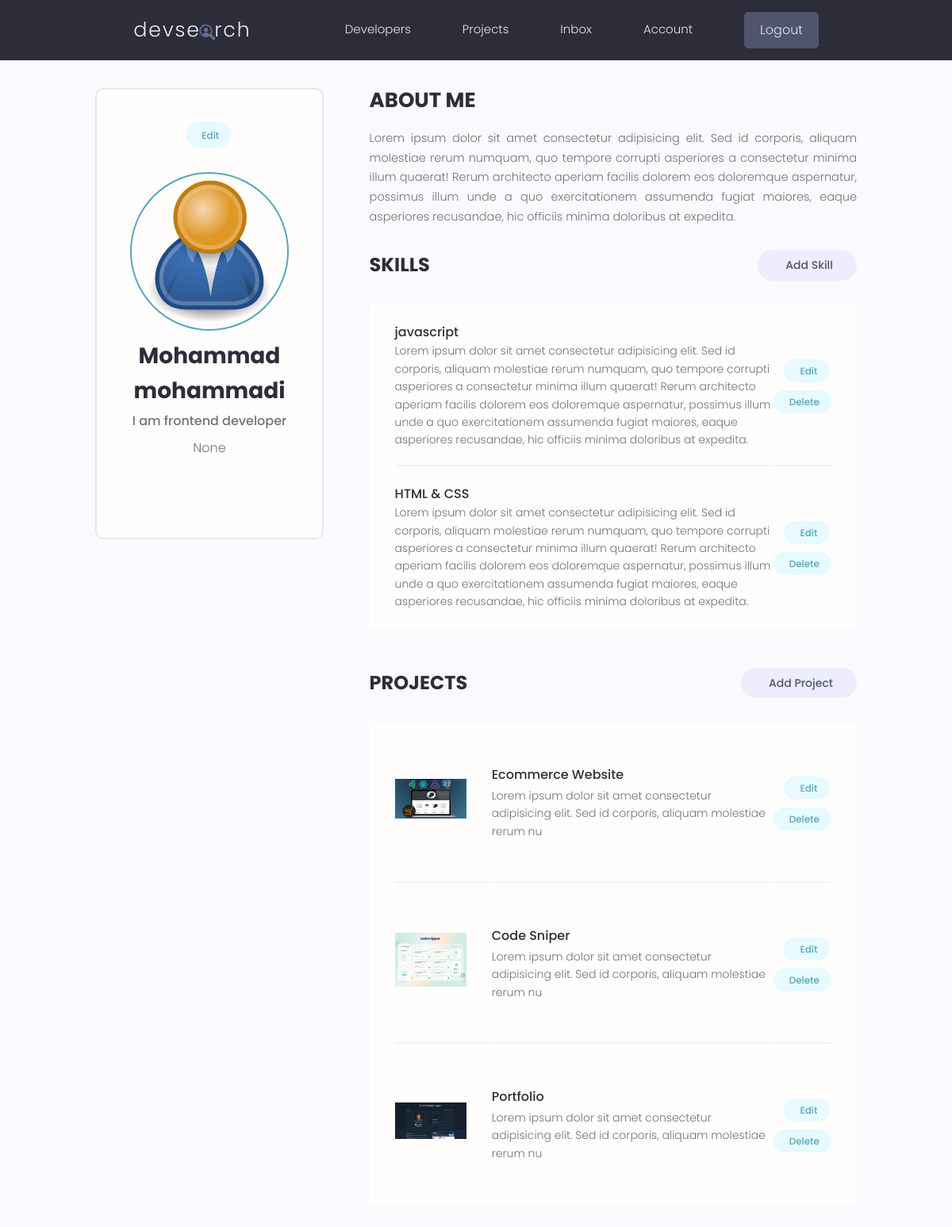
/account/ (signed in), run on the app's committed database.
### users/models.py (models this page shows, shortened)
class Profile(models.Model):
    id=models.UUIDField(default=uuid.uuid4, primary_key=True, editable=False, unique=True)
    user=models.OneToOneField(User, on_delete=models.CASCADE)
    short_intro=models.CharField(max_length=200, null=True, blank=True, default='')
    bio=models.TextField(null=True, blank=True, default='')
    location=models.CharField(max_length=100, null=True, blank=True, default='')
    profile_image=models.ImageField(upload_to='profiles/', null=True, blank=True,
		default='profiles/user-default.png')
    social_github=models.CharField(max_length=250, null=True, blank=True)
    social_twitter=models.CharField(max_length=250, null=True, blank=True)
    social_linkedin=models.CharField(max_length=250, null=True, blank=True)
    social_youtube=models.CharField(max_length=250, null=True, blank=True)
    social_website=models.CharField(max_length=250, null=True, blank=True)
    created=models.DateTimeField(auto_now_add=True)
    class Meta:
        ordering=['created']
        indexes=[models.Index(fields=['id'])]

class Skill(models.Model):
    id=models.UUIDField(default=uuid.uuid4, primary_key=True, editable=False, unique=True)
    name=models.CharField(max_length=200)
    description=models.TextField(null=True, blank=True)
    owner=models.ForeignKey(Profile, on_delete=models.CASCADE)

### projects/models.py (models this page shows, shortened)
class Project(models.Model):
    id=models.UUIDField(default=uuid4, primary_key=True, unique=True, editable=False)
    owner=models.ForeignKey(Profile, on_delete=models.SET_NULL, null=True, blank=True)
    title=models.CharField(max_length=200)
    description=models.TextField(null=True, blank=True)
    demo_link=models.CharField(max_length=200, null=True, blank=True)
    featured_image=models.ImageField(null=True, blank=True, default='default.jpg')
    source_link=models.CharField(max_length=250, null=True, blank=True)
    vote_total=models.IntegerField(default=0, null=True, blank=True)
    vote_ratio=models.IntegerField(default=0, null=True, blank=True)
    tags=models.ManyToManyField('Tag', blank=True)
    created=models.DateTimeField(auto_now_add=True)
    class Meta:
        ordering=['-vote_ratio','-vote_total','title']

### users/views.py (the view)
# urls.py: path('account/', views.user_account, name='user_account'),
@login_required(login_url='login_page')
def user_account(request):
    try:
        profile=Profile.objects.select_related('user').prefetch_related('skill_set').get(user_id=request.user.id)
    except Profile.DoesNotExist:
        raise Http404()
    context={'profile':profile}
    return render(request,'users/account.html', context)

### users/templates/users/account.html (shortened to what this page needs)
{% extends 'base.html' %}
{% block content %}
<main class="settingsPage profile my-md">
    <div class="container">
      <div class="layout">
        <div class="column column--1of3">
          <div class="card text-center">
            <div class="card__body dev">
              <a class="tag tag--pill tag--main settings__btn" href="{% url 'edit_account' %}"> Edit</a>
              <img class="avatar avatar--xl dev__avatar" src="{{profile.profile_image.url}}" />
              <h2 class="dev__name">{{profile.user.first_name}} {{profile.user.last_name}}</h2>
              <p class="dev__title">{{profile.short_intro}}</p>
              <p class="dev__location">{{profile.location}}</p>
            </div>
          </div>
        </div>
        <div class="column column--2of3">
          <div class="devInfo">
            <h3 class="devInfo__title">About Me</h3>
            <p class="devInfo__about">
             {{profile.bio}}
            </p>
          </div>
          <div class="settings">
            <h3 class="settings__title">Skills</h3>
            <a class="tag tag--pill tag--sub settings__btn tag--lg" href="{% url 'add_skill' %}"> Add Skill</a>
          </div>
          <table class="settings__table">
            {% for skill in profile.skill_set.all %}
            <tr>
              <td class="settings__tableInfo">
                <h4>{{skill.name}}</h4>
                {% if skill.description != None %}
                <p>
                  {{skill.description|linebreaksbr}}
                </p>
                {% endif %}
              </td>
              <td class="settings__tableActions">
                <a class="tag tag--pill tag--main settings__btn" href="{% url 'update_skill' skill.id %}"> Edit</a>
                <a class="tag tag--pill tag--main settings__btn" href="{% url 'delete_skill' skill.id %}">
                  Delete</a>
              </td>
              {% endfor %}
          </table>
          <div class="settings">
            <h3 class="settings__title">Projects</h3>
            <a class="tag tag--pill tag--sub settings__btn tag--lg" href="{% url 'create_project' %}"> Add Project</a>
          </div>
          {% if profile.project_set.all != None %}
          <table class="settings__table">
            {% for project in profile.project_set.all %}
            <tr>
              <td class="settings__thumbnail">
                <a href="{% url 'project' project.id %}"><img src="{{project.featured_image.url}}" alt="Project Thumbnail" /></a>
              </td>
              <td class="settings__tableInfo">
                <a href="{% url 'project' project.id %}">{{project.title}}</a>
                <p>
                  {{project.description|linebreaksbr |slice:100}}
                </p>
              </td>
              <td class="settings__tableActions">
                <a class="tag tag--pill tag--main settings__btn" href="{% url 'update_project' project.id %}"> Edit</a>
                <a class="tag tag--pill tag--main settings__btn" href="{% url 'delete_project' project.id %}">
                  Delete</a>
              </td>
            </tr>
            {% endfor %}
          </table>
          {% endif %}
        </div>
      </div>
    </div>
  </main>
{% endblock %}

### static/style/app.css (style rules this page uses)
:root { --color-sub: #2d2d39; }
.card { border: 2px solid var(--color-light); }
img { width: 100%; }
.profile .card > .dev { padding: 4rem; }
.dev__avatar { display: block; margin: auto; }
.dev__name { color: var(--color-sub); font-size: 2.8rem; font-weight: 700; margin-top: 1rem; margin-bottom: 0.5rem; }
.dev__title { font-size: 1.6rem; font-weight: 500; line-height: 1.3; }
.dev__location { margin-top: 1rem; }
.devInfo { margin-bottom: 3rem; }
.devInfo__title, .devInfo__subtitle { font-size: 2.6rem; color: var(--color-sub); text-transform: uppercase; font-weight: 700; margin-bottom: 1.5rem; }
.devInfo__about, .devSkill__info { font-size: 1.45rem; line-height: 1.7; text-align: justify; }
.settingsPage .dev > .settings__btn { display: inline-block; margin-bottom: 3rem; }
.settings { display: flex; justify-content: space-between; align-items: center; }
.settings__title { font-size: 2.4rem; text-transform: uppercase; font-weight: 700; color: var(--color-sub); }
.settings__table { margin-top: 3rem; margin-bottom: 5rem; padding: 0 3rem; background: var(--color-white); }
.settings__table tr { width: 100%; }
.settings__table tr > td { padding: 2rem 0; }
.settings__table tr:not(:last-child) td { border-bottom: 2px solid var(--color-white-light); }
.settings__thumbnail { width: 23%; min-width: 10rem; }
.settings__thumbnail img { padding-right: 3rem; height: 15rem; object-fit: contain; }
.settings__tableInfo { width: 100%; }
.settings__tableInfo h4, .settings__tableInfo a { padding-right: 1rem; width: auto; font-size: 1.6rem; font-weight: 500; color: var(--color-sub); }
.settings__tableInfo p { font-size: 1.4rem; }
.settings__tableActions { text-align: right; }

### static/uikit/styles/modules/_variables.css (style rules this page uses)
:root { --color-main: #5aa5b9; --color-main-light: #e6faff; --color-sub: #3f4156; --color-sub-light: #51546e; --color-sub-lighter: #ededfd; --color-text: #737373; --color-gray: #8b8b8b; --color-light: #e5e7eb; --color-light-gray: #767676; --color-bg: #f8fafd; --color-white: #fffefd; --color-white-light: #f3f3f3; --color-success: #359e64; --color-success-bg: #def8e8; --color-error: #fc4b0b; --color-error-bg: #fff2ee; --font-base: 'Poppins', arial, helvetica, 'Segoe UI', roboto, ubuntu, sans-serif; --font-monospace: 'Fira Code', 'Courier New', courier, monospace; --font-regular: 300; --font-medium: 500; --font-bold: 700; --generic-shadow: 1px 1px 5px #00000010; --generic-transition: all 0.3s ease-in-out; }

### static/uikit/styles/modules/_base.css (style rules this page uses)
* { margin: 0; padding: 0; box-sizing: border-box; text-rendering: optimizeLegibility; color: inherit; font-size: inherit; }
html { font-size: 50%; }
@media only screen and (min-width: 480px) { html { font-size: 56.25%; } }
@media only screen and (min-width: 1200px) { html { font-size: 62.5%; } }
body { line-height: 1.6; font-weight: 400; font-size: 1.5rem; color: var(--color-text); background-color: var(--color-bg); min-height: 100vh; }

### static/uikit/styles/modules/_typography.css (style rules this page uses)
* { font-family: var(--font-base); }
h2 { font-size: 3.6rem; font-weight: var(--font-bold); }
h3 { font-size: 3.2rem; font-weight: var(--font-medium); }
h4 { font-size: 2.8rem; font-weight: var(--font-medium); }
p, span, strong { font-size: 1.6rem; color: var(--color-text); font-weight: var(--font-regular); }
a { padding-bottom: 2px; text-decoration: none; display: inline-block; color: var(--color-main); font-weight: var(--font-medium); }

### static/uikit/styles/modules/_utilities.css (style rules this page uses)
.container { width: 92%; max-width: 165rem; margin: 0 auto; box-sizing: border-box; }
@media screen and (min-width: 1000px) { .container { width: 90%; } }
@media screen and (min-width: 1200px) { .container { width: 80%; } }
.text-center { text-align: center; }
.my-md { margin: 3rem auto; }

### static/uikit/styles/modules/_avatar.css (style rules this page uses)
.avatar { border-radius: 50%; border: 2px solid var(--color-main); object-fit: cover; }
.avatar--xl { height: 20rem; width: 20rem; }

### static/uikit/styles/modules/_card.css (style rules this page uses)
.card { border-radius: 1rem; background-color: var(--color-white); border: 1.5px solid var(--color-light); width: auto; height: auto; margin-top: 0.5rem; margin-bottom: 0.5rem; overflow: hidden; }
.card__body, .card__header { padding: 2rem 2.5rem; }

### static/uikit/styles/modules/_layout.css (style rules this page uses)
.layout { display: flex; flex-flow: row wrap; justify-content: space-between; }
.layout > .column { margin-bottom: 3rem; }
.layout > .column.column--1of3 { flex-basis: 30%; }
.layout > .column.column--2of3 { flex-basis: 64%; }

### data on the page
Profile: profile_image (placeholder picture), user.first_name "Mohammad", user.last_name "mohammadi", short_intro "I am frontend developer", location "None", bio "Lorem ipsum dolor sit amet consectetur adipisicing elit. Sed id corporis, aliquam molestiae rerum numquam, quo tempore corrupti asperiores a consectetur minima illum quaerat! Rerum architecto aperiam facilis dolorem eos doloremque aspernatur, possimus illum unde a quo exercitationem assumenda fugiat maiores, eaque asperiores recusandae, hic officiis minima doloribus at expedita."
Skill: name "javascript", description "Lorem ipsum dolor sit amet consectetur adipisicing elit. Sed id corporis, aliquam molestiae rerum numquam, quo tempore corrupti asperiores a consectetur minima illum quaerat! Rerum architecto aperiam facilis dolorem eos doloremque aspernatur, possimus illum unde a quo exercitationem assumenda fugiat maiores, eaque asperiores recusandae, hic officiis minima doloribus at expedita."
Skill: name "HTML & CSS", description "Lorem ipsum dolor sit amet consectetur adipisicing elit. Sed id corporis, aliquam molestiae rerum numquam, quo tempore corrupti asperiores a consectetur minima illum quaerat! Rerum architecto aperiam facilis dolorem eos doloremque aspernatur, possimus illum unde a quo exercitationem assumenda fugiat maiores, eaque asperiores recusandae, hic officiis minima doloribus at expedita."
Project: featured_image (picture), title "Ecommerce Website", description "Lorem ipsum dolor sit amet consectetur adipisicing elit. Sed id corporis, aliquam molestiae rerum nu"
Project: featured_image (picture), title "Code Sniper", description "Lorem ipsum dolor sit amet consectetur adipisicing elit. Sed id corporis, aliquam molestiae rerum nu"
Project: featured_image (picture), title "Portfolio", description "Lorem ipsum dolor sit amet consectetur adipisicing elit. Sed id corporis, aliquam molestiae rerum nu"
